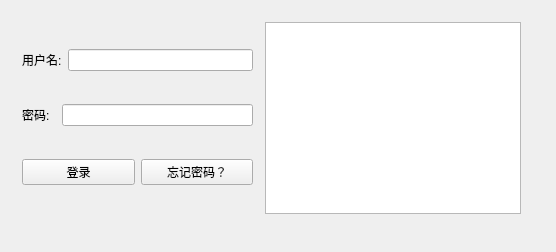
<?xml version="1.0" encoding="UTF-8"?>
<ui version="4.0">
 <class>Form</class>
 <widget class="QWidget" name="Form">
  <property name="geometry">
   <rect>
    <x>0</x>
    <y>0</y>
    <width>556</width>
    <height>252</height>
   </rect>
  </property>
  <property name="windowTitle">
   <string>QQ</string>
  </property>
  <widget class="QWidget" name="layoutWidget">
   <property name="geometry">
    <rect>
     <x>22</x>
     <y>22</y>
     <width>231</width>
     <height>191</height>
    </rect>
   </property>
   <layout class="QVBoxLayout" name="verticalLayout">
    <item>
     <layout class="QHBoxLayout" name="horizontalLayout">
      <item>
       <widget class="QLabel" name="label">
        <property name="text">
         <string>用户名:</string>
        </property>
       </widget>
      </item>
      <item>
       <widget class="QLineEdit" name="lineEdit"/>
      </item>
     </layout>
    </item>
    <item>
     <layout class="QHBoxLayout" name="horizontalLayout_2">
      <item>
       <widget class="QLabel" name="label_2">
        <property name="text">
         <string>密码:  </string>
        </property>
       </widget>
      </item>
      <item>
       <widget class="QLineEdit" name="lineEdit_2"/>
      </item>
     </layout>
    </item>
    <item>
     <layout class="QHBoxLayout" name="horizontalLayout_3">
      <item>
       <widget class="QPushButton" name="pushButton">
        <property name="text">
         <string>登录</string>
        </property>
       </widget>
      </item>
      <item>
       <widget class="QPushButton" name="pushButton_2">
        <property name="text">
         <string>忘记密码？</string>
        </property>
       </widget>
      </item>
     </layout>
    </item>
   </layout>
  </widget>
  <widget class="QTextBrowser" name="textBrowser">
   <property name="geometry">
    <rect>
     <x>265</x>
     <y>22</y>
     <width>256</width>
     <height>192</height>
    </rect>
   </property>
  </widget>
 </widget>
 <resources/>
 <connections/>
</ui>
